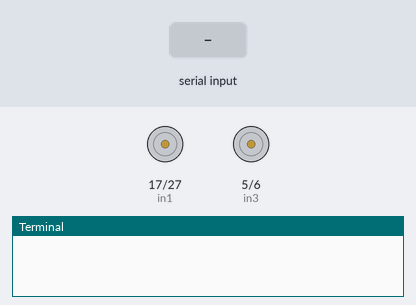
Recording of a program running on a simulated Raspberry Pi (BCM pin numbers). On the bench: motor-driver pin pairs drawn as motors (green arrow = first pin HIGH = forward, orange = second pin HIGH = backward, longer = more drive, scaled by the enable pin), the last lines printed to the terminal. Inputs (shaded band) come from the test bench.

Above: at 1.2 s.
1.3 s: "w" typed at the terminal, then Enter
At 2.4 s:
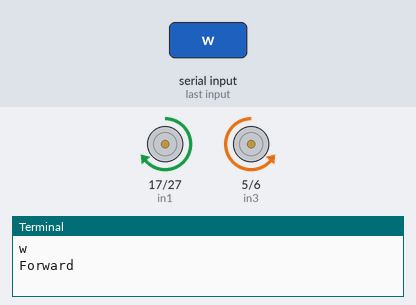
2.8 s: "s" typed at the terminal, then Enter
At 3.6 s:
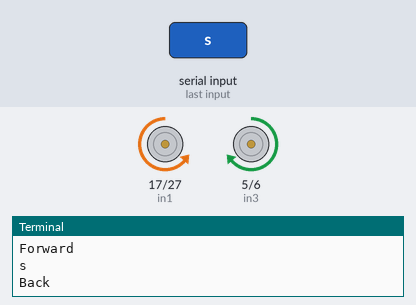
4.3 s: "d" typed at the terminal, then Enter
At 4.7 s:
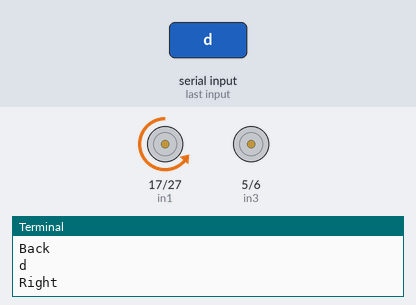
5.8 s: "a" typed at the terminal, then Enter
At 7.1 s:
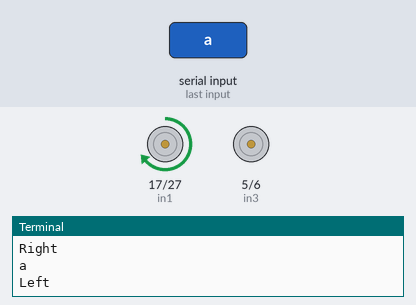
Timing chart, 0 to 8.3 s (numbered marks = the images above; inputs shaded):
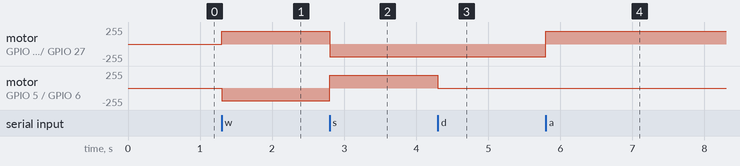

The program:

carMov.py
```python
import RPi.GPIO as GPIO
from time import sleep

GPIO.setwarnings(False)

# Right Motor
in1 = 17
in2 = 27
en_a = 4
# Left Motor
in3 = 5
in4 = 6
en_b = 13


GPIO.setmode(GPIO.BCM)
GPIO.setup(in1,GPIO.OUT)
GPIO.setup(in2,GPIO.OUT)
GPIO.setup(en_a,GPIO.OUT)

GPIO.setup(in3,GPIO.OUT)
GPIO.setup(in4,GPIO.OUT)
GPIO.setup(en_b,GPIO.OUT)

q=GPIO.PWM(en_a,100)
p=GPIO.PWM(en_b,100)
p.start(75)
q.start(75)

GPIO.output(in1,GPIO.LOW)
GPIO.output(in2,GPIO.LOW)
GPIO.output(in4,GPIO.LOW)
GPIO.output(in3,GPIO.LOW)

# Wrap main content in a try block so we can  catch the user pressing CTRL-C and run the
# GPIO cleanup function. This will also prevent the user seeing lots of unnecessary error messages.
try:
# Create Infinite loop to read user input
   while(True):
      # Get user Input
      user_input = input()

      # To see users input
      # print(user_input)

      if user_input == 'w':
         GPIO.output(in1,GPIO.HIGH)
         GPIO.output(in2,GPIO.LOW)

         GPIO.output(in4,GPIO.HIGH)
         GPIO.output(in3,GPIO.LOW)

         print("Forward")

      elif user_input == 's':
         GPIO.output(in1,GPIO.LOW)
         GPIO.output(in2,GPIO.HIGH)

         GPIO.output(in4,GPIO.LOW)
         GPIO.output(in3,GPIO.HIGH)
         print('Back')

      elif user_input == 'd':
         GPIO.output(in1,GPIO.LOW)
         GPIO.output(in2,GPIO.HIGH)

         GPIO.output(in4,GPIO.LOW)
         GPIO.output(in3,GPIO.LOW)
         print('Right')

      elif user_input == 'a':
         GPIO.output(in1,GPIO.HIGH)
         GPIO.output(in2,GPIO.LOW)

         GPIO.output(in4,GPIO.LOW)
         GPIO.output(in3,GPIO.LOW)
         print('Left')

      # Press 'c' to exit the script
      elif user_input == 'c':
         GPIO.output(in1,GPIO.LOW)
         GPIO.output(in2,GPIO.LOW)

         GPIO.output(in4,GPIO.LOW)
         GPIO.output(in3,GPIO.LOW)
         print('Stop')

# If user press CTRL-C
except KeyboardInterrupt:
  # Reset GPIO settings
  GPIO.cleanup()
  print("GPIO Clean up")
```

Measured:
- after the input at 1.3 s, motor on GPIO 17 (in1) / GPIO 27 (in2): stopped → forward 191/255 at once; motor on GPIO 5 (in3) / GPIO 6 (in4): stopped → backward 191/255 at once
- after the input at 2.8 s, motor on GPIO 17 (in1) / GPIO 27 (in2): forward 191/255 → backward 191/255 at once; motor on GPIO 5 (in3) / GPIO 6 (in4): backward 191/255 → forward 191/255 at once
- after the input at 4.3 s, motor on GPIO 5 (in3) / GPIO 6 (in4): forward 191/255 → stopped at once
- after the input at 5.8 s, motor on GPIO 17 (in1) / GPIO 27 (in2): backward 191/255 → forward 191/255 at once
